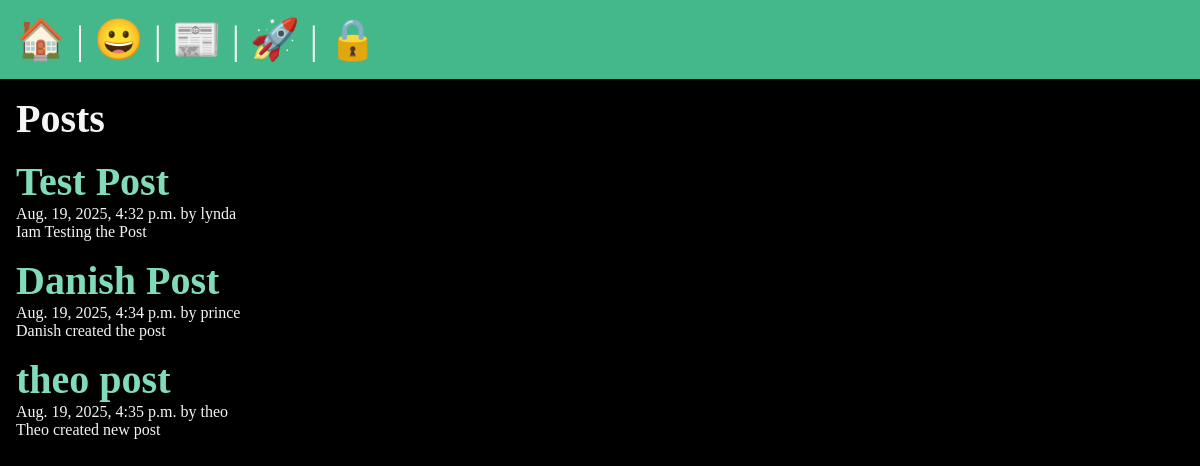
/posts/, run on the app's committed database.
### posts/models.py (models this page shows, shortened)
class Post(models.Model):
    title = models.CharField(max_length= 75)
    body = models.TextField()
    slug = models.SlugField()
    date = models.DateTimeField(auto_now_add=True)
    banner = models.ImageField(default='fallback.png',blank=True)
    author =  models.ForeignKey(User, on_delete=models.CASCADE, default=None)

### posts/views.py (the view)
# urls.py: path('',views.posts_list,name = "list"),
def posts_list(request):
    posts = Post.objects.all().order_by('date')
    return render(request,'posts/posts_list.html',{'posts': posts})

### posts/templates/posts/posts_list.html (shortened to what this page needs)
{% extends 'layout.html' %}
{% block content %}
    <section>
    <h1>Posts</h1>
    {% for post in posts %}
        <article class="post">
            <h2>
                <a href="{%  url 'posts:page' slug=post.slug %}">
                    {{ post.title }}
                </a>
            </h2>
            <p>{{ post.date }} by {{post.author}}</p>
            <p>{{ post.body }}</p>
        </article>
    {% endfor %}
</section>
{% endblock %}

### templates/layout.html (shortened to what this page needs)
<!DOCTYPE html>
{% load static %}
<html lang="en">
<head>
    <link rel="stylesheet" href="{% static 'css/style.css' %}">
</head>
<body>
    <nav>
        <a href="/">
            <span role="img" aria-label="Home" title="Home">🏠</span>
        </a> |
        <a href="/about">
            <span role="img" aria-label="About" title = "About">😀</span>
        </a> |
        <a href="{% url 'posts:list' %}">
            <span role="img" aria-label="Posts" title="Posts">📰</span>
        </a> |
        {% if user.is_authenticated %}
            <a href="{% url 'posts:new-post' %}">
                <span role="img" aria-label="New Post" title ="New Post">🆕</span>
            </a> |
            <form class="logout" action="{% url 'users:logout' %}" method="post">
                {% csrf_token %}
                <button class="logout-button" aria-label="User Logout" title ="User Logout">👋</button>
            </form>
        {% else %}
            <a href="{% url 'users:register' %}">
            <span role="img" aria-label="User Registration" title="User Registration">🚀</span>
            </a>|
            <a href="{% url 'users:login' %}">
                <span role="img" aria-label="User Login" title ="User Login">🔒</span>
            </a>
        {% endif %}
    </nav>
    <main>
        {% block content %}
        {% endblock %}
    </main>
</body>
</html>

### static/css/style.css (style rules this page uses)
* { margin: 0; padding: 0; box-sizing: border-box; }
body { min-height: 100vh; background-color: black; color: whitesmoke; font-size: 3rem; }
nav { padding: 1rem; background-color: #44B78B; color: white; font-size: 2.5rem; }
main { padding: 1rem; }
section { display: flex; flex-flow: column; gap: 1rem; }
h1, h2 { font-size: 2.5rem; }
p { font-size: 1rem; }
a { text-decoration: none; color: #81dbb8; }

### data on the page
Post: title "Test Post", date "Aug. 19, 2025, 4:32 p.m.", author "lynda", body "Iam Testing the Post"
Post: title "Danish Post", date "Aug. 19, 2025, 4:34 p.m.", author "prince", body "Danish created the post"
Post: title "theo post", date "Aug. 19, 2025, 4:35 p.m.", author "theo", body "Theo created new post"
